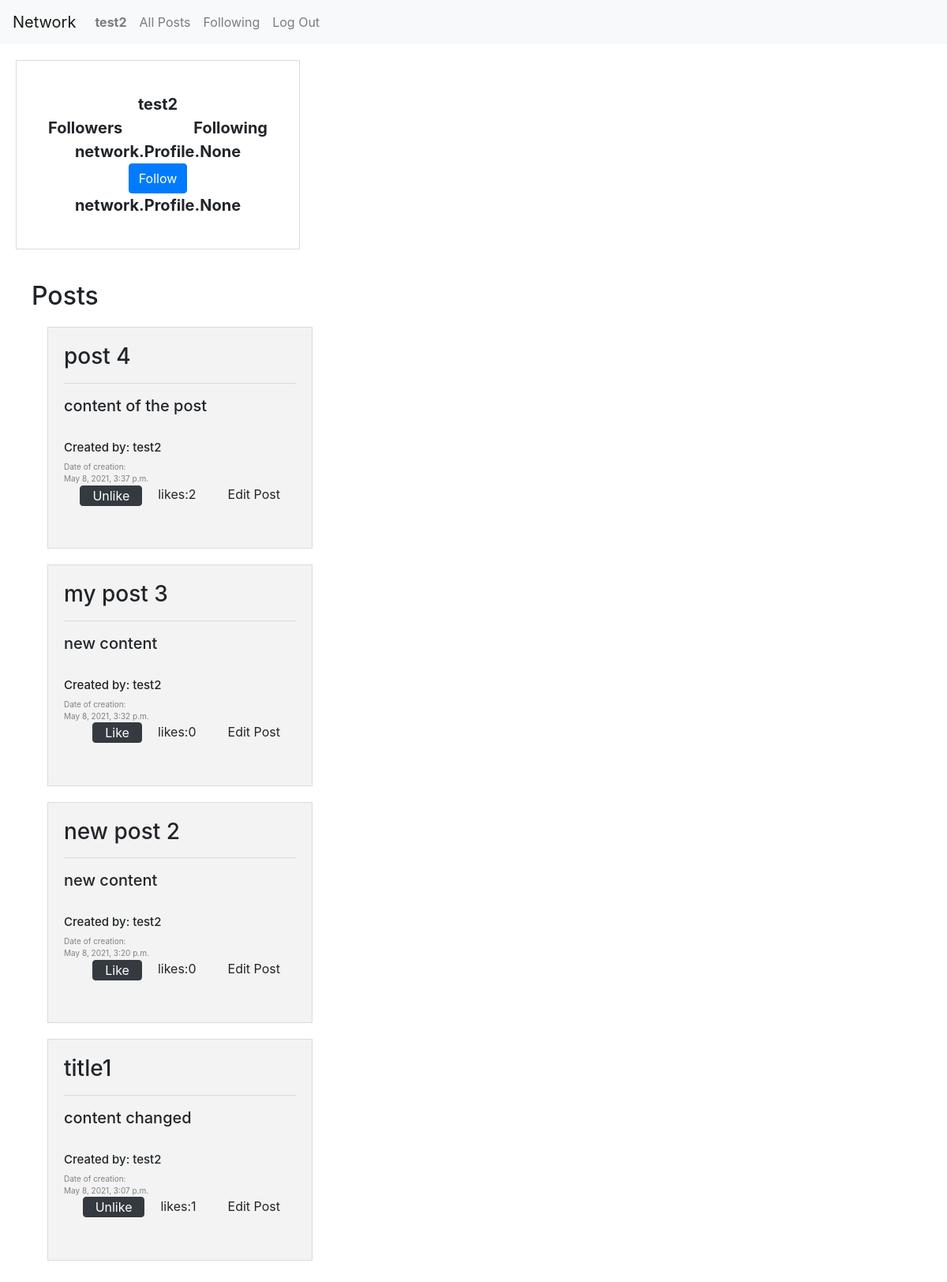
/profile (signed in), run on the app's committed database.
### network/models.py (models this page shows, shortened)
class User(AbstractUser):
    def __str__(self):
        return self.username

class Post(models.Model):
    title = models.CharField(max_length=64)
    text = models.TextField()
    likes = models.ManyToManyField(
        "User", default=None, blank=True, related_name="likes"
    )
    creation_date = models.DateTimeField()
    author = models.ForeignKey(
        User, on_delete=models.CASCADE, blank=True, related_name="author"
    )

### network/views.py (the view)
# urls.py: path("profile", views.profile, name="profile"),
def profile(request):
    posts_list = Post.objects.filter(author=request.user).order_by("-creation_date")
    return render(
        request,
        "network/profile.html",
        {
            "posts_list": posts_list,
            "user": request.user,
        },
    )

### network/templates/network/profile.html (shortened to what this page needs)
{% extends "network/layout.html" %}
{% load static %}
{% block body %}
<div class="profile-container">
    <div class="row" style="text-align: center;">
        <div class="col-sm-2"></div>
        <div class="col-sm-8">{{user.username}}</div>
        <div class="col-sm-2"></div>
      </div>
      <div class="row" style="text-align: center;">
        <div class="col-sm">Followers</div>
        <div class="col-sm"></div>
        <div class="col-sm">Following</div>
      </div>
      <div class="row" style="text-align: center;">
        <div class="col-sm">{{user.followers}}</div>
        {% if user.is_authenticated %}
            <div class="col-sm"><button type="button" id="button" class="btn btn-primary">Follow</button></div>
        {% endif %}
        <div class="col-sm">{{user.following}}</div>
      </div>
</div>
<div class="posts-container">
    <h2>Posts</h2>
    {% for post in posts_list %}
    <div class="post" id="{{post.id}}">
        <div class="content">
            <h3>{{post.title}}</h3>
            <hr>
            <div id="text-before">
                <h5>{{post.text}}</h5>
            </div>
            <br>
            <div class="get-user">
                <h5 style="font-size: 15px;" onclick = "get_profile('{{post.author.id}}')">Created by: {{post.author}}</h5>
            </div>
            <div class="date">
                Date of creation: <br>
                {{post.creation_date}}
            </div>
            <div class="right-bottom" style="height: 60px;">
                {% if request.user == post.author %}
                <div class="likes" style="cursor: pointer;" onclick = "display_edit()">
                    Edit Post
                </div>
                {% endif %}
                <div class="likes" >
                    likes:   <div class="like-count{{post.id}}" style="float: right;"> {{post.like_set.count}}</div>
                </div>
                <form class="like-form" id="{{post.id}}" method=post action="{% url 'like' post_id=post.id %}" style=" float: right;">
                    {% if user.is_authenticated %}
                        {% if user not in post.likes.all %}
                            <button class="btn btn-dark like{{post.id}}" type="submit" value="Save"> Like </button>
                        {% else %}
                            <button class="btn btn-dark like{{post.id}}" type="submit" value="Save"> Unlike </button>
                        {% endif %}
                    {% endif %}
                </form>
            </div>
        </div>
    </div>
    {% endfor %}
</div>
{% endblock %}

### network/templates/network/layout.html (shortened to what this page needs)
{% load static %}
<!DOCTYPE html>
<html lang="en">
    <head>
        <link rel="stylesheet" href="https://stackpath.bootstrapcdn.com/bootstrap/4.4.1/css/bootstrap.min.css">
        <link href="{% static 'network/styles.css' %}" rel="stylesheet">
    </head>
    <body>
        <nav class="navbar navbar-expand-lg navbar-light bg-light">
            <a class="navbar-brand" href="{% url 'index' %}">Network</a>
            <div>
              <ul class="navbar-nav mr-auto">
                {% if user.is_authenticated %}
                    <li class="nav-item">
                        <a class="nav-link" href="{% url 'user' %}"><strong>{{ user.username }}</strong></a>
                    </li>
                {% endif %}
                <li class="nav-item">
                  <a class="nav-link" href="{% url 'allPosts' %}">All Posts</a>
                </li>
                {% if user.is_authenticated %}
                    <li class="nav-item">
                        <a class="nav-link" href="{% url 'following' %}">Following</a>
                    </li>
                    <li class="nav-item">
                        <a class="nav-link" href="{% url 'logout' %}">Log Out</a>
                    </li>
                {% endif %}
              </ul>
            </div>
          </nav>
        <div class="body">
            {% block body %}
            {% endblock %}
        </div>
    </body>
</html>

### network/static/network/styles.css (style rules this page uses)
.posts-container { padding: 20px; margin: 20px; }
.post { height: 20%; width: 30%; background-color: #f3f3f3; border: 1px solid rgb(221, 218, 218); padding: 20px; margin: 20px; }
.date { font-size: 10px; color: gray; }
.likes { float: right; padding: 0px 20px; }
.profile-container { height: 20%; width: 30%; padding: 40px; margin: 20px; border: 1px solid rgb(221, 218, 218); text-align: center; font-weight: bold; font-size: 20px; }
.btn-dark { padding: 0px 15px; }

### data on the page
User: username "test2", followers "network.Profile.None", following "network.Profile.None"
Post: title "post 4", text "content of the post", author "test2", creation_date "May 8, 2021, 3:37 p.m.", shows "Edit Post", like_set.count "2"
Post: title "my post 3", text "new content", author "test2", creation_date "May 8, 2021, 3:32 p.m.", shows "Edit Post", like_set.count "0"
Post: title "new post 2", text "new content", author "test2", creation_date "May 8, 2021, 3:20 p.m.", shows "Edit Post", like_set.count "0"
Post: title "title1", text "content changed", author "test2", creation_date "May 8, 2021, 3:07 p.m.", shows "Edit Post", like_set.count "1"
